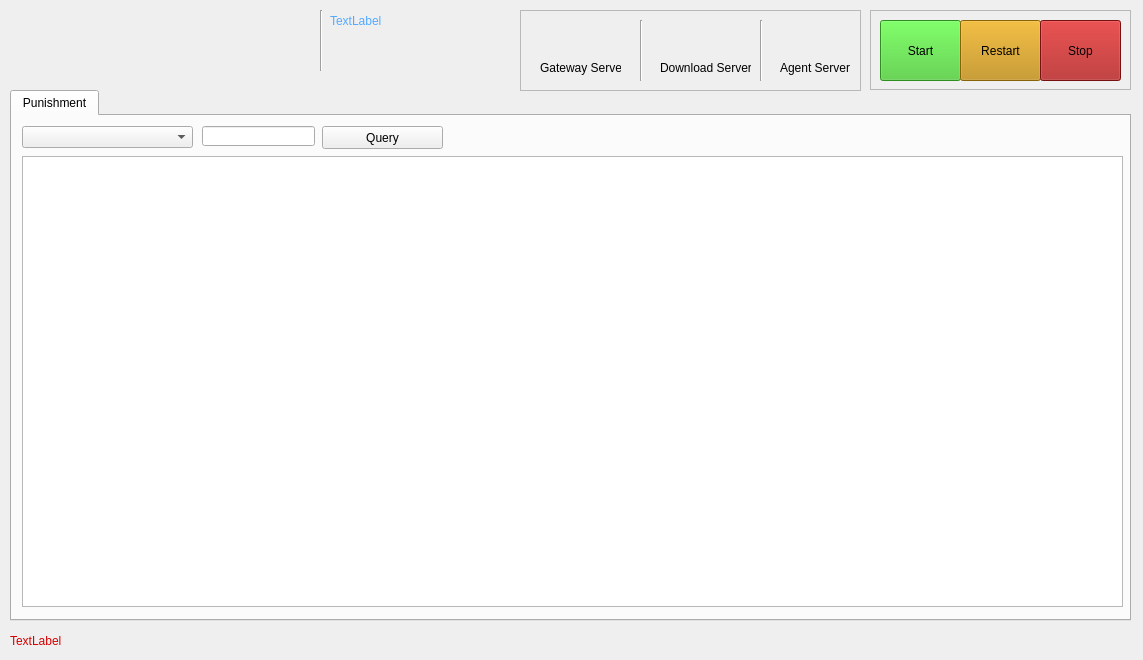
<?xml version="1.0" encoding="UTF-8"?>
<ui version="4.0">
 <class>ServerData</class>
 <widget class="QMainWindow" name="ServerData">
  <property name="geometry">
   <rect>
    <x>0</x>
    <y>0</y>
    <width>1143</width>
    <height>660</height>
   </rect>
  </property>
  <property name="windowTitle">
   <string>F8Tool</string>
  </property>
  <property name="windowIcon">
   <iconset resource="F8Tool.qrc">
    <normaloff>:/resources/images/icon.ico</normaloff>:/resources/images/icon.ico</iconset>
  </property>
  <property name="documentMode">
   <bool>false</bool>
  </property>
  <widget class="QWidget" name="centralWidget">
   <widget class="QWidget" name="widget" native="true">
    <property name="geometry">
     <rect>
      <x>10</x>
      <y>10</y>
      <width>301</width>
      <height>80</height>
     </rect>
    </property>
    <property name="styleSheet">
     <string notr="true">image: url(:/resources/images/f8filter.png);</string>
    </property>
   </widget>
   <widget class="Line" name="line">
    <property name="geometry">
     <rect>
      <x>320</x>
      <y>10</y>
      <width>3</width>
      <height>61</height>
     </rect>
    </property>
    <property name="orientation">
     <enum>Qt::Vertical</enum>
    </property>
   </widget>
   <widget class="QLabel" name="lblExpires">
    <property name="geometry">
     <rect>
      <x>10</x>
      <y>630</y>
      <width>451</width>
      <height>21</height>
     </rect>
    </property>
    <property name="styleSheet">
     <string notr="true">color: rgb(213, 0, 0);
font: 14pt &quot;MS Shell Dlg 2&quot;;</string>
    </property>
    <property name="text">
     <string>TextLabel</string>
    </property>
   </widget>
   <widget class="QTabWidget" name="tabWidget">
    <property name="geometry">
     <rect>
      <x>10</x>
      <y>90</y>
      <width>1121</width>
      <height>531</height>
     </rect>
    </property>
    <property name="currentIndex">
     <number>0</number>
    </property>
    <property name="usesScrollButtons">
     <bool>false</bool>
    </property>
    <property name="movable">
     <bool>false</bool>
    </property>
    <widget class="QWidget" name="tabpunishment">
     <attribute name="title">
      <string>Punishment</string>
     </attribute>
     <widget class="QLineEdit" name="queryText">
      <property name="geometry">
       <rect>
        <x>190</x>
        <y>10</y>
        <width>113</width>
        <height>20</height>
       </rect>
      </property>
     </widget>
     <widget class="QPushButton" name="btnQuery">
      <property name="geometry">
       <rect>
        <x>310</x>
        <y>10</y>
        <width>121</width>
        <height>23</height>
       </rect>
      </property>
      <property name="text">
       <string>Query</string>
      </property>
     </widget>
     <widget class="QComboBox" name="cbQueryType">
      <property name="geometry">
       <rect>
        <x>10</x>
        <y>10</y>
        <width>171</width>
        <height>22</height>
       </rect>
      </property>
     </widget>
     <widget class="QTableWidget" name="m_pTableWidget">
      <property name="geometry">
       <rect>
        <x>10</x>
        <y>40</y>
        <width>1101</width>
        <height>451</height>
       </rect>
      </property>
     </widget>
    </widget>
   </widget>
   <widget class="QFrame" name="frame">
    <property name="geometry">
     <rect>
      <x>520</x>
      <y>10</y>
      <width>341</width>
      <height>81</height>
     </rect>
    </property>
    <property name="frameShape">
     <enum>QFrame::StyledPanel</enum>
    </property>
    <property name="frameShadow">
     <enum>QFrame::Raised</enum>
    </property>
    <widget class="QWidget" name="gtwIcon" native="true">
     <property name="geometry">
      <rect>
       <x>40</x>
       <y>10</y>
       <width>41</width>
       <height>41</height>
      </rect>
     </property>
     <property name="styleSheet">
      <string notr="true">image: url(:/resources/images/off.png);</string>
     </property>
    </widget>
    <widget class="QLabel" name="lblGateway">
     <property name="geometry">
      <rect>
       <x>20</x>
       <y>50</y>
       <width>81</width>
       <height>16</height>
      </rect>
     </property>
     <property name="text">
      <string>Gateway Server</string>
     </property>
    </widget>
    <widget class="Line" name="line_2">
     <property name="geometry">
      <rect>
       <x>120</x>
       <y>10</y>
       <width>3</width>
       <height>61</height>
      </rect>
     </property>
     <property name="orientation">
      <enum>Qt::Vertical</enum>
     </property>
    </widget>
    <widget class="Line" name="line_3">
     <property name="geometry">
      <rect>
       <x>240</x>
       <y>10</y>
       <width>3</width>
       <height>61</height>
      </rect>
     </property>
     <property name="orientation">
      <enum>Qt::Vertical</enum>
     </property>
    </widget>
    <widget class="QLabel" name="lblDownload">
     <property name="geometry">
      <rect>
       <x>140</x>
       <y>50</y>
       <width>91</width>
       <height>16</height>
      </rect>
     </property>
     <property name="text">
      <string>Download Server</string>
     </property>
    </widget>
    <widget class="QWidget" name="dwnIcon" native="true">
     <property name="geometry">
      <rect>
       <x>160</x>
       <y>10</y>
       <width>41</width>
       <height>41</height>
      </rect>
     </property>
     <property name="styleSheet">
      <string notr="true">image: url(:/resources/images/off.png);</string>
     </property>
    </widget>
    <widget class="QLabel" name="lblAgent">
     <property name="geometry">
      <rect>
       <x>260</x>
       <y>50</y>
       <width>71</width>
       <height>16</height>
      </rect>
     </property>
     <property name="text">
      <string>Agent Server</string>
     </property>
    </widget>
    <widget class="QWidget" name="agntIcon" native="true">
     <property name="geometry">
      <rect>
       <x>270</x>
       <y>10</y>
       <width>41</width>
       <height>41</height>
      </rect>
     </property>
     <property name="styleSheet">
      <string notr="true">image: url(:/resources/images/off.png);</string>
     </property>
    </widget>
   </widget>
   <widget class="QFrame" name="frame_2">
    <property name="geometry">
     <rect>
      <x>870</x>
      <y>10</y>
      <width>261</width>
      <height>80</height>
     </rect>
    </property>
    <property name="frameShape">
     <enum>QFrame::StyledPanel</enum>
    </property>
    <property name="frameShadow">
     <enum>QFrame::Raised</enum>
    </property>
    <widget class="QPushButton" name="btnStart">
     <property name="geometry">
      <rect>
       <x>10</x>
       <y>10</y>
       <width>81</width>
       <height>61</height>
      </rect>
     </property>
     <property name="styleSheet">
      <string notr="true">background-color: rgb(65, 199, 44);</string>
     </property>
     <property name="text">
      <string>Start</string>
     </property>
    </widget>
    <widget class="QPushButton" name="btnRestart">
     <property name="geometry">
      <rect>
       <x>90</x>
       <y>10</y>
       <width>81</width>
       <height>61</height>
      </rect>
     </property>
     <property name="styleSheet">
      <string notr="true">background-color: rgb(191, 139, 9);</string>
     </property>
     <property name="text">
      <string>Restart</string>
     </property>
    </widget>
    <widget class="QPushButton" name="btnStop">
     <property name="geometry">
      <rect>
       <x>170</x>
       <y>10</y>
       <width>81</width>
       <height>61</height>
      </rect>
     </property>
     <property name="styleSheet">
      <string notr="true">background-color: rgb(167, 22, 22);</string>
     </property>
     <property name="text">
      <string>Stop</string>
     </property>
    </widget>
   </widget>
   <widget class="QLabel" name="lblPackageName">
    <property name="geometry">
     <rect>
      <x>330</x>
      <y>10</y>
      <width>251</width>
      <height>21</height>
     </rect>
    </property>
    <property name="styleSheet">
     <string notr="true">font: 16pt &quot;MS Shell Dlg 2&quot;;
color: rgb(85, 170, 255);</string>
    </property>
    <property name="text">
     <string>TextLabel</string>
    </property>
   </widget>
   <zorder>widget</zorder>
   <zorder>line</zorder>
   <zorder>lblExpires</zorder>
   <zorder>tabWidget</zorder>
   <zorder>frame_2</zorder>
   <zorder>frame</zorder>
   <zorder>lblPackageName</zorder>
  </widget>
 </widget>
 <resources>
  <include location="F8Tool.qrc"/>
 </resources>
 <connections/>
</ui>
